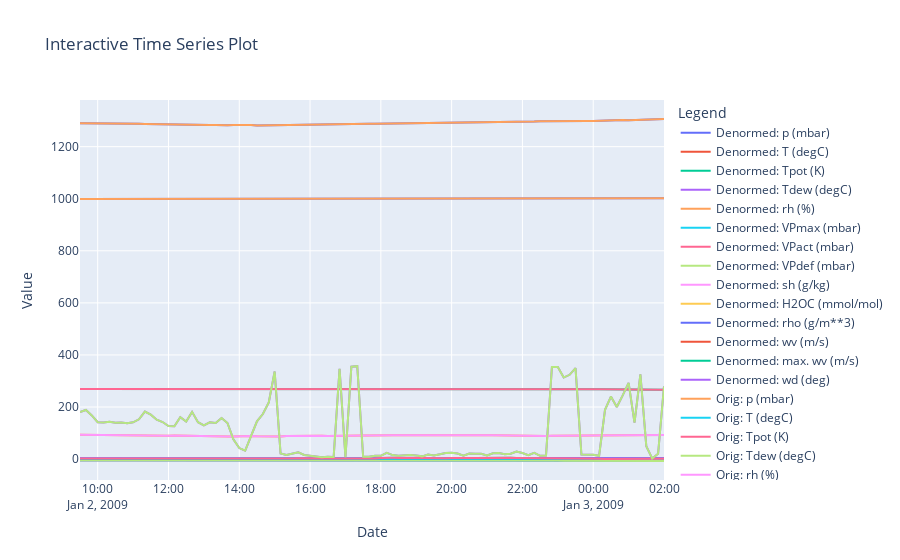

Source (notebook cell):
### Code cell
import plotly.graph_objects as go
import pandas as pd

# Sample data creation
df1 = denormed_slice
df2 = df_orig_slice

# Plotting
fig = go.Figure()

# Add traces for the first dataframe
for column in df1.columns:
    fig.add_trace(go.Scatter(x=df2.index, y=df1[column], mode='lines', name=f'Denormed: {column}'))

# Add traces for the second dataframe
for column in df2.columns:
    fig.add_trace(go.Scatter(x=df2.index, y=df2[column], mode='lines', name=f'Orig: {column}'))

# Update layout
fig.update_layout(title='Interactive Time Series Plot',
                  xaxis_title='Date',
                  yaxis_title='Value',
                  legend_title='Legend',
                  hovermode='x unified')

# Show the plot
fig.show()
